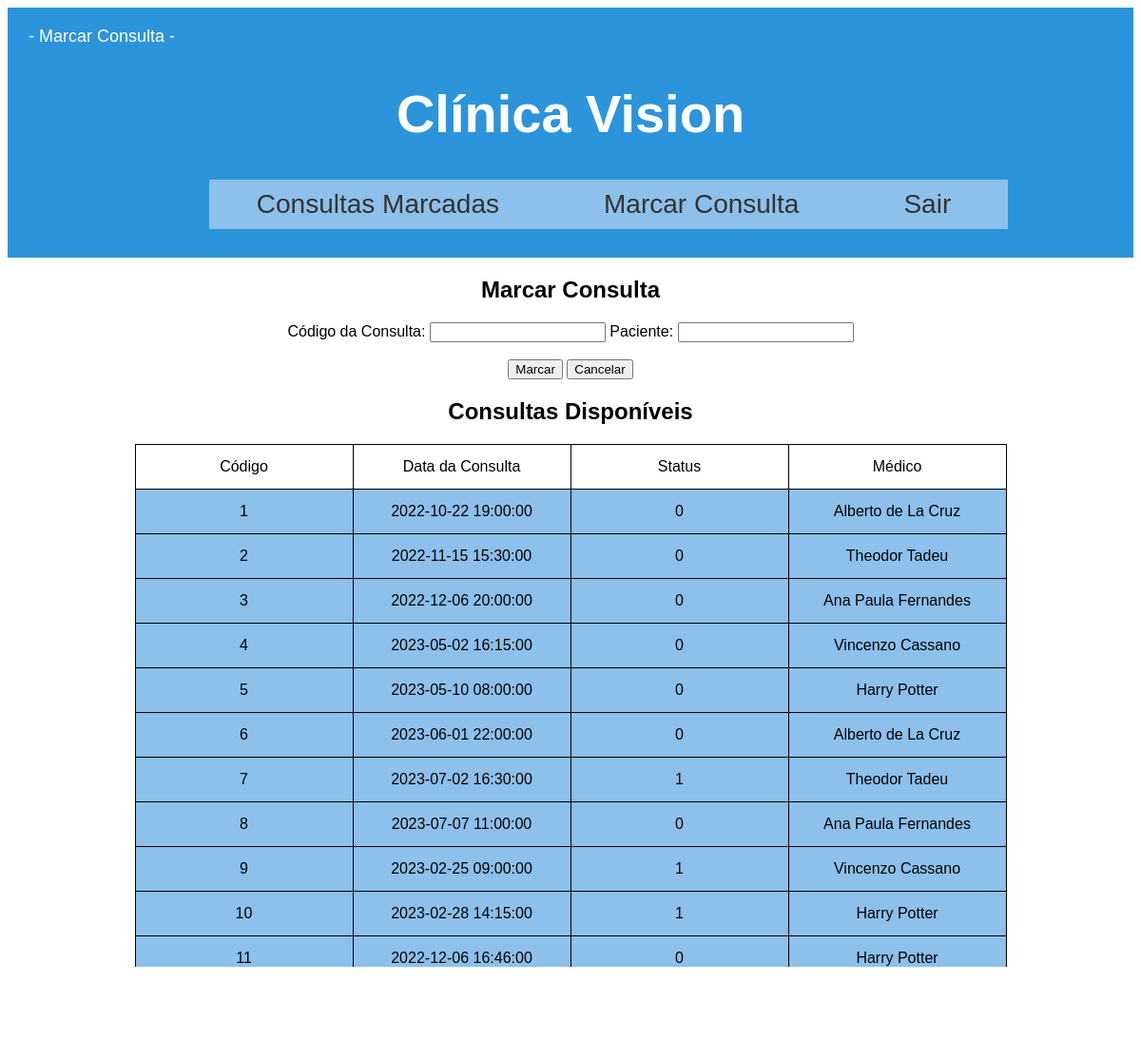
The page /paciente_view/consulta_paciente_view/marcar_consulta.php on the database its author committed.
### tables this page shows
CREATE TABLE `consulta_medico_view` (
  `cod_consulta` int(11) NOT NULL,
  `data_consulta` datetime NOT NULL,
  `status` tinyint(1) NOT NULL,
  `cod_medico` int(11) NOT NULL
);

CREATE TABLE `medico` (
  `cod_medico` int(11) NOT NULL,
  `nome_medico` varchar(60) NOT NULL,
  `CRM_medico` varchar(6) NOT NULL,
  `especialidade_medico` varchar(30) NOT NULL,
  `formacao_medico` varchar(50) NOT NULL,
  `complemento_medico` varchar(200) NOT NULL
);

### adm_view/consulta_medico_view/consulta_medico_view.php (called while the page is built, shortened)
<?php
Class consulta_medico_view{
public $conn;
    public function __Construct($conn){
        $this->conn=$conn;
    }
    public function Listar_consulta(){
        $query="SELECT c.cod_consulta,c.data_consulta,c.status,medico.nome_medico FROM `consulta_medico_view`as c
        INNER JOIN `medico` ON c.`cod_medico`= `medico`.`cod_medico`;";
		$stmt=$this->conn->prepare($query);
		$stmt->execute();
		return $stmt;
    }
}
?>

### paciente_view/consulta_paciente_view/marcar_consulta.php (the view, shortened to what this page needs)
<!DOCTYPE html>
<html>
    <head>
      <link rel="stylesheet" type="text/css" href="../../home.css">
    </head>
    <body>
    <div class="header">
        <p id="home">- Marcar Consulta -</p>
        <h1>Clínica Vision</h1>
            <ul class="menu">
            <li><a href="listar_consultas_marcadas.php">Consultas Marcadas</a></li>
                <li><a href="marcar_consulta.php" id="adm">Marcar Consulta</a></li>
                <li><a href="../../home.html">Sair</a></li>
            </ul>
    </div>
    <div id="form_login">
      <form action="marcar_consulta.php" method="post">
            <h2>Marcar Consulta</h2>
            <label>Código da Consulta:</label>
            <input type="number" name="cod_consulta">
            <label>Paciente:</label>
            <input type="number" name="cod_paciente"><br><br>
          <input type="submit" name="salvar" value="Marcar">
          <input type="reset" name="cancelar" value="Cancelar">
        </form>
        <?php
include "../../adm_view/consulta_medico_view/consulta_medico_view.php";
$base=new Conexao();
$db=$base->getConection();
$cat=new consulta_medico_view($db);
$stmt=$cat->Listar_consulta();
echo "<h2>Consultas Disponíveis</h2>";
echo "<table border=1>";
        echo "<tr>";
            echo "<td>Código</td>";
            echo "<td>Data da Consulta</td>";
            echo "<td>Status</td>";
            echo "<td>Médico</td>";
        echo "</tr>";
        while ($row = $stmt->fetch(PDO::FETCH_ASSOC)){
            extract($row);
            echo "<tr>";
                echo "<td>{$cod_consulta}</td>";
                echo "<td>{$data_consulta}</td>";
                echo "<td>{$status}</td>";
                echo "<td>{$nome_medico}</td>";
            echo "</tr>";
    }
    echo "</table>";
    $cod_consulta=$_POST["cod_consulta"];
    $cod_paciente=$_POST["cod_paciente"];
$erro=0;
if(empty($cod_consulta)){
    echo "<br>campo Consulta da consulta vazio";
    $erro=1;
}
if(empty($cod_paciente)){
    echo "<br>campo Paciente vazio";
    $erro=1;
}
else{
    $status=0;
}
if($erro==1){
    exit;
}
else{
    header("location:editar_consulta.php");
    echo "<p>Confirmar Consulta :)</p>";
    echo "<a href='editar_consulta.php'>Confirmar</a>";
}
?>

### home.css (style rules this page uses)
.header { padding: 2px; background: #2892dafa; color: white; font-size: 28px; }
ul { list-style-type: none; width: 100%; display: table; text-align: center; }
.menu li { display: inline-block; float: none; background-color: rgb(141, 192, 235); border-right:10px solid #fdfdfd00; }
.menu li a { color:#333; text-decoration:none; padding: 10px 50px; display:grid; }
h1 { text-align: center; font-family:'Gill Sans', 'Gill Sans MT', 'Calibri', 'Trebuchet MS', sans-serif; }
h2 { text-align: center; font-family:'Gill Sans', 'Gill Sans MT', 'Calibri', 'Trebuchet MS', sans-serif; }
#home { color: rgb(255, 255, 255); font-size: large; padding-left: 20px; font-family:'Gill Sans', 'Gill Sans MT', 'Calibri', 'Trebuchet MS', sans-serif; }
p { color: rgb(255, 255, 255); font-size: large; padding-left: 20px; font-family:'Gill Sans', 'Gill Sans MT', 'Calibri', 'Trebuchet MS', sans-serif; }
#form_login { text-align: center; font-family:'Gill Sans', 'Gill Sans MT', 'Calibri', 'Trebuchet MS', sans-serif; }
#adm { color: #333; text-align: center; font-family:'Gill Sans', 'Gill Sans MT', 'Calibri', 'Trebuchet MS', sans-serif; }
a { color: white; font-family:'Gill Sans', 'Gill Sans MT', 'Calibri', 'Trebuchet MS', sans-serif; }
table, tr, td { border: 1px solid black; }
table { border-collapse: collapse; margin: auto; font-family:'Gill Sans', 'Gill Sans MT', 'Calibri', 'Trebuchet MS', sans-serif; }
tr, td { padding: 14px; text-align: center; width: 200px; }
tr:nth-child(even) { background-color: rgb(141, 192, 235); }

### paciente_view/consulta_paciente_view/marcar_consulta.php (style rules this page uses)
a { color: blue; background-color: transparent; text-decoration: none; }

### rows shown on the page
consulta_medico_view: cod_consulta "1", data_consulta "2022-10-22 19:00:00", status "0", cod_medico.nome_medico "Alberto de La Cruz"
consulta_medico_view: cod_consulta "2", data_consulta "2022-11-15 15:30:00", status "0", cod_medico.nome_medico "Theodor Tadeu"
consulta_medico_view: cod_consulta "3", data_consulta "2022-12-06 20:00:00", status "0", cod_medico.nome_medico "Ana Paula Fernandes"
consulta_medico_view: cod_consulta "4", data_consulta "2023-05-02 16:15:00", status "0", cod_medico.nome_medico "Vincenzo Cassano"
consulta_medico_view: cod_consulta "5", data_consulta "2023-05-10 08:00:00", status "0", cod_medico.nome_medico "Harry Potter"
consulta_medico_view: cod_consulta "6", data_consulta "2023-06-01 22:00:00", status "0", cod_medico.nome_medico "Alberto de La Cruz"
consulta_medico_view: cod_consulta "7", data_consulta "2023-07-02 16:30:00", status "1", cod_medico.nome_medico "Theodor Tadeu"
consulta_medico_view: cod_consulta "8", data_consulta "2023-07-07 11:00:00", status "0", cod_medico.nome_medico "Ana Paula Fernandes"
consulta_medico_view: cod_consulta "9", data_consulta "2023-02-25 09:00:00", status "1", cod_medico.nome_medico "Vincenzo Cassano"
consulta_medico_view: cod_consulta "10", data_consulta "2023-02-28 14:15:00", status "1", cod_medico.nome_medico "Harry Potter"
consulta_medico_view: cod_consulta "11", data_consulta "2022-12-06 16:46:00", status "0", cod_medico.nome_medico "Harry Potter"
